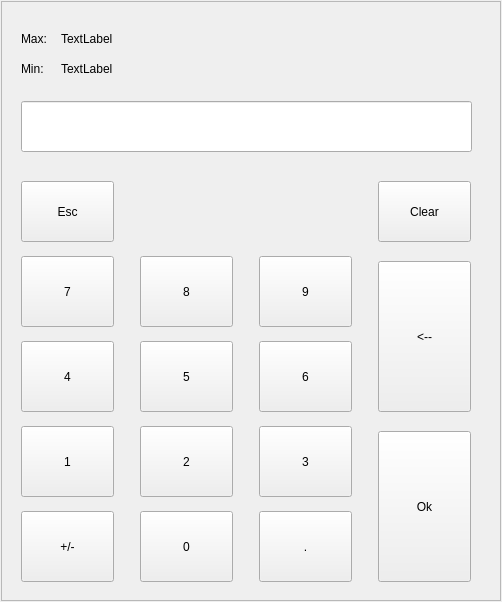
<?xml version="1.0" encoding="UTF-8"?>
<ui version="4.0">
 <class>Numpad</class>
 <widget class="QWidget" name="Numpad">
  <property name="geometry">
   <rect>
    <x>0</x>
    <y>0</y>
    <width>502</width>
    <height>602</height>
   </rect>
  </property>
  <property name="windowTitle">
   <string>Form</string>
  </property>
  <property name="windowOpacity">
   <double>1.000000000000000</double>
  </property>
  <property name="autoFillBackground">
   <bool>true</bool>
  </property>
  <widget class="QFrame" name="frame">
   <property name="geometry">
    <rect>
     <x>1</x>
     <y>1</y>
     <width>500</width>
     <height>600</height>
    </rect>
   </property>
   <property name="frameShape">
    <enum>QFrame::StyledPanel</enum>
   </property>
   <property name="frameShadow">
    <enum>QFrame::Raised</enum>
   </property>
   <widget class="QLabel" name="lbl_max_value">
    <property name="geometry">
     <rect>
      <x>60</x>
      <y>30</y>
      <width>91</width>
      <height>16</height>
     </rect>
    </property>
    <property name="text">
     <string notr="true">TextLabel</string>
    </property>
    <property name="textFormat">
     <enum>Qt::AutoText</enum>
    </property>
   </widget>
   <widget class="QLabel" name="lbl_min_value">
    <property name="geometry">
     <rect>
      <x>60</x>
      <y>60</y>
      <width>91</width>
      <height>16</height>
     </rect>
    </property>
    <property name="text">
     <string notr="true">TextLabel</string>
    </property>
   </widget>
   <widget class="QLabel" name="lbl_max">
    <property name="geometry">
     <rect>
      <x>20</x>
      <y>30</y>
      <width>31</width>
      <height>16</height>
     </rect>
    </property>
    <property name="text">
     <string>Max:</string>
    </property>
   </widget>
   <widget class="QLabel" name="lbl_min">
    <property name="geometry">
     <rect>
      <x>20</x>
      <y>60</y>
      <width>31</width>
      <height>16</height>
     </rect>
    </property>
    <property name="text">
     <string>Min:</string>
    </property>
   </widget>
   <widget class="QLineEdit" name="edValue">
    <property name="geometry">
     <rect>
      <x>20</x>
      <y>100</y>
      <width>451</width>
      <height>51</height>
     </rect>
    </property>
    <property name="font">
     <font>
      <pointsize>10</pointsize>
      <weight>75</weight>
      <bold>true</bold>
     </font>
    </property>
    <property name="focusPolicy">
     <enum>Qt::NoFocus</enum>
    </property>
    <property name="text">
     <string/>
    </property>
   </widget>
   <widget class="QPushButton" name="btn_escape">
    <property name="geometry">
     <rect>
      <x>20</x>
      <y>180</y>
      <width>93</width>
      <height>61</height>
     </rect>
    </property>
    <property name="focusPolicy">
     <enum>Qt::NoFocus</enum>
    </property>
    <property name="statusTip">
     <string notr="true">1¿escape¿¿</string>
    </property>
    <property name="text">
     <string notr="true">Esc</string>
    </property>
    <property name="btnMode" stdset="0">
     <number>2</number>
    </property>
    <property name="btnNormal" stdset="0">
     <string notr="true">escape</string>
    </property>
    <property name="btnShift" stdset="0">
     <string notr="true"/>
    </property>
    <attribute name="buttonGroup">
     <string notr="true">buttonGroup</string>
    </attribute>
   </widget>
   <widget class="QPushButton" name="btn_10">
    <property name="geometry">
     <rect>
      <x>20</x>
      <y>510</y>
      <width>93</width>
      <height>71</height>
     </rect>
    </property>
    <property name="focusPolicy">
     <enum>Qt::NoFocus</enum>
    </property>
    <property name="statusTip">
     <string notr="true"/>
    </property>
    <property name="text">
     <string notr="true">+/-</string>
    </property>
    <property name="btnMode" stdset="0">
     <number>2</number>
    </property>
    <property name="btnNormal" stdset="0">
     <string notr="true">pm</string>
    </property>
    <property name="btnShift" stdset="0">
     <string notr="true">0</string>
    </property>
    <attribute name="buttonGroup">
     <string notr="true">buttonGroup</string>
    </attribute>
   </widget>
   <widget class="QPushButton" name="btn_9">
    <property name="geometry">
     <rect>
      <x>258</x>
      <y>255</y>
      <width>93</width>
      <height>71</height>
     </rect>
    </property>
    <property name="focusPolicy">
     <enum>Qt::NoFocus</enum>
    </property>
    <property name="statusTip">
     <string notr="true"/>
    </property>
    <property name="text">
     <string notr="true">9</string>
    </property>
    <property name="btnMode" stdset="0">
     <number>1</number>
    </property>
    <property name="btnNormal" stdset="0">
     <string notr="true">9</string>
    </property>
    <property name="btnShift" stdset="0">
     <string notr="true">9</string>
    </property>
    <attribute name="buttonGroup">
     <string notr="true">buttonGroup</string>
    </attribute>
   </widget>
   <widget class="QPushButton" name="btn_1">
    <property name="geometry">
     <rect>
      <x>20</x>
      <y>425</y>
      <width>93</width>
      <height>71</height>
     </rect>
    </property>
    <property name="focusPolicy">
     <enum>Qt::NoFocus</enum>
    </property>
    <property name="statusTip">
     <string notr="true"/>
    </property>
    <property name="text">
     <string notr="true">1</string>
    </property>
    <property name="btnMode" stdset="0">
     <number>1</number>
    </property>
    <property name="btnNormal" stdset="0">
     <string notr="true">1</string>
    </property>
    <property name="btnShift" stdset="0">
     <string notr="true">1</string>
    </property>
    <attribute name="buttonGroup">
     <string notr="true">buttonGroup</string>
    </attribute>
   </widget>
   <widget class="QPushButton" name="btn_5">
    <property name="geometry">
     <rect>
      <x>139</x>
      <y>340</y>
      <width>93</width>
      <height>71</height>
     </rect>
    </property>
    <property name="focusPolicy">
     <enum>Qt::NoFocus</enum>
    </property>
    <property name="statusTip">
     <string notr="true"/>
    </property>
    <property name="text">
     <string notr="true">5</string>
    </property>
    <property name="btnMode" stdset="0">
     <number>1</number>
    </property>
    <property name="btnNormal" stdset="0">
     <string notr="true">5</string>
    </property>
    <property name="btnShift" stdset="0">
     <string notr="true">5</string>
    </property>
    <attribute name="buttonGroup">
     <string notr="true">buttonGroup</string>
    </attribute>
   </widget>
   <widget class="QPushButton" name="btn_period">
    <property name="geometry">
     <rect>
      <x>258</x>
      <y>510</y>
      <width>93</width>
      <height>71</height>
     </rect>
    </property>
    <property name="focusPolicy">
     <enum>Qt::NoFocus</enum>
    </property>
    <property name="statusTip">
     <string notr="true"/>
    </property>
    <property name="text">
     <string notr="true">.</string>
    </property>
    <property name="btnMode" stdset="0">
     <number>2</number>
    </property>
    <property name="btnNormal" stdset="0">
     <string notr="true">period</string>
    </property>
    <property name="btnShift" stdset="0">
     <string notr="true"/>
    </property>
    <attribute name="buttonGroup">
     <string notr="true">buttonGroup</string>
    </attribute>
   </widget>
   <widget class="QPushButton" name="btn_7">
    <property name="geometry">
     <rect>
      <x>20</x>
      <y>255</y>
      <width>93</width>
      <height>71</height>
     </rect>
    </property>
    <property name="focusPolicy">
     <enum>Qt::NoFocus</enum>
    </property>
    <property name="statusTip">
     <string notr="true"/>
    </property>
    <property name="text">
     <string notr="true">7</string>
    </property>
    <property name="btnMode" stdset="0">
     <number>1</number>
    </property>
    <property name="btnNormal" stdset="0">
     <string notr="true">7</string>
    </property>
    <property name="btnShift" stdset="0">
     <string notr="true">7</string>
    </property>
    <attribute name="buttonGroup">
     <string notr="true">buttonGroup</string>
    </attribute>
   </widget>
   <widget class="QPushButton" name="btn_2">
    <property name="geometry">
     <rect>
      <x>139</x>
      <y>425</y>
      <width>93</width>
      <height>71</height>
     </rect>
    </property>
    <property name="focusPolicy">
     <enum>Qt::NoFocus</enum>
    </property>
    <property name="statusTip">
     <string notr="true"/>
    </property>
    <property name="text">
     <string notr="true">2</string>
    </property>
    <property name="btnMode" stdset="0">
     <number>1</number>
    </property>
    <property name="btnNormal" stdset="0">
     <string notr="true">2</string>
    </property>
    <property name="btnShift" stdset="0">
     <string notr="true">2</string>
    </property>
    <attribute name="buttonGroup">
     <string notr="true">buttonGroup</string>
    </attribute>
   </widget>
   <widget class="QPushButton" name="btn_8">
    <property name="geometry">
     <rect>
      <x>139</x>
      <y>255</y>
      <width>93</width>
      <height>71</height>
     </rect>
    </property>
    <property name="focusPolicy">
     <enum>Qt::NoFocus</enum>
    </property>
    <property name="statusTip">
     <string notr="true"/>
    </property>
    <property name="text">
     <string notr="true">8</string>
    </property>
    <property name="btnMode" stdset="0">
     <number>1</number>
    </property>
    <property name="btnNormal" stdset="0">
     <string notr="true">8</string>
    </property>
    <property name="btnShift" stdset="0">
     <string notr="true">8</string>
    </property>
    <attribute name="buttonGroup">
     <string notr="true">buttonGroup</string>
    </attribute>
   </widget>
   <widget class="QPushButton" name="btn_6">
    <property name="geometry">
     <rect>
      <x>258</x>
      <y>340</y>
      <width>93</width>
      <height>71</height>
     </rect>
    </property>
    <property name="focusPolicy">
     <enum>Qt::NoFocus</enum>
    </property>
    <property name="statusTip">
     <string notr="true"/>
    </property>
    <property name="text">
     <string notr="true">6</string>
    </property>
    <property name="btnMode" stdset="0">
     <number>1</number>
    </property>
    <property name="btnNormal" stdset="0">
     <string notr="true">6</string>
    </property>
    <property name="btnShift" stdset="0">
     <string notr="true">6</string>
    </property>
    <attribute name="buttonGroup">
     <string notr="true">buttonGroup</string>
    </attribute>
   </widget>
   <widget class="QPushButton" name="btn_4">
    <property name="geometry">
     <rect>
      <x>20</x>
      <y>340</y>
      <width>93</width>
      <height>71</height>
     </rect>
    </property>
    <property name="focusPolicy">
     <enum>Qt::NoFocus</enum>
    </property>
    <property name="statusTip">
     <string notr="true"/>
    </property>
    <property name="text">
     <string notr="true">4</string>
    </property>
    <property name="btnMode" stdset="0">
     <number>1</number>
    </property>
    <property name="btnNormal" stdset="0">
     <string notr="true">4</string>
    </property>
    <property name="btnShift" stdset="0">
     <string notr="true">4</string>
    </property>
    <attribute name="buttonGroup">
     <string notr="true">buttonGroup</string>
    </attribute>
   </widget>
   <widget class="QPushButton" name="btn_0">
    <property name="geometry">
     <rect>
      <x>139</x>
      <y>510</y>
      <width>93</width>
      <height>71</height>
     </rect>
    </property>
    <property name="focusPolicy">
     <enum>Qt::NoFocus</enum>
    </property>
    <property name="statusTip">
     <string notr="true"/>
    </property>
    <property name="text">
     <string notr="true">0</string>
    </property>
    <property name="btnMode" stdset="0">
     <number>1</number>
    </property>
    <property name="btnNormal" stdset="0">
     <string notr="true">0</string>
    </property>
    <property name="btnShift" stdset="0">
     <string notr="true">0</string>
    </property>
    <attribute name="buttonGroup">
     <string notr="true">buttonGroup</string>
    </attribute>
   </widget>
   <widget class="QPushButton" name="btn_3">
    <property name="geometry">
     <rect>
      <x>258</x>
      <y>425</y>
      <width>93</width>
      <height>71</height>
     </rect>
    </property>
    <property name="focusPolicy">
     <enum>Qt::NoFocus</enum>
    </property>
    <property name="statusTip">
     <string notr="true"/>
    </property>
    <property name="text">
     <string notr="true">3</string>
    </property>
    <property name="btnMode" stdset="0">
     <number>1</number>
    </property>
    <property name="btnNormal" stdset="0">
     <string notr="true">3</string>
    </property>
    <property name="btnShift" stdset="0">
     <string notr="true">3</string>
    </property>
    <attribute name="buttonGroup">
     <string notr="true">buttonGroup</string>
    </attribute>
   </widget>
   <widget class="QPushButton" name="btn_clear">
    <property name="geometry">
     <rect>
      <x>377</x>
      <y>180</y>
      <width>93</width>
      <height>61</height>
     </rect>
    </property>
    <property name="focusPolicy">
     <enum>Qt::NoFocus</enum>
    </property>
    <property name="statusTip">
     <string notr="true"/>
    </property>
    <property name="text">
     <string notr="true">Clear</string>
    </property>
    <property name="btnMode" stdset="0">
     <number>2</number>
    </property>
    <property name="btnNormal" stdset="0">
     <string notr="true">clear</string>
    </property>
    <property name="btnShift" stdset="0">
     <string notr="true"/>
    </property>
    <attribute name="buttonGroup">
     <string notr="true">buttonGroup</string>
    </attribute>
   </widget>
   <widget class="QPushButton" name="btn_backspace">
    <property name="geometry">
     <rect>
      <x>377</x>
      <y>260</y>
      <width>93</width>
      <height>151</height>
     </rect>
    </property>
    <property name="focusPolicy">
     <enum>Qt::NoFocus</enum>
    </property>
    <property name="statusTip">
     <string notr="true"/>
    </property>
    <property name="text">
     <string notr="true">&lt;--</string>
    </property>
    <property name="btnMode" stdset="0">
     <number>2</number>
    </property>
    <property name="btnNormal" stdset="0">
     <string notr="true">backspace</string>
    </property>
    <property name="btnShift" stdset="0">
     <string notr="true"/>
    </property>
    <attribute name="buttonGroup">
     <string notr="true">buttonGroup</string>
    </attribute>
   </widget>
   <widget class="QPushButton" name="btn_enter">
    <property name="geometry">
     <rect>
      <x>377</x>
      <y>430</y>
      <width>93</width>
      <height>151</height>
     </rect>
    </property>
    <property name="focusPolicy">
     <enum>Qt::NoFocus</enum>
    </property>
    <property name="statusTip">
     <string notr="true"/>
    </property>
    <property name="text">
     <string notr="true">Ok</string>
    </property>
    <property name="btnMode" stdset="0">
     <number>2</number>
    </property>
    <property name="btnNormal" stdset="0">
     <string notr="true">ok</string>
    </property>
    <property name="btnShift" stdset="0">
     <string notr="true"/>
    </property>
    <attribute name="buttonGroup">
     <string notr="true">buttonGroup</string>
    </attribute>
   </widget>
  </widget>
 </widget>
 <resources/>
 <connections/>
 <buttongroups>
  <buttongroup name="buttonGroup"/>
 </buttongroups>
</ui>
